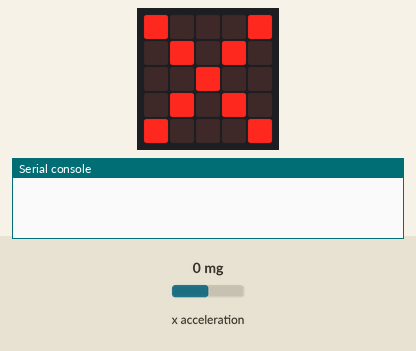
Bench run of a program on a simulated BBC micro:bit (MakeCode). Parts: the board's 5×5 LED display, the last lines printed to the serial console. The inputs (shaded band) are chosen by the test bench; at power-on: x acceleration 0 mg. Random numbers come from a fixed seed; no radio messages arrive unless stated (any console line starting 'radio sent:' is added by the test bench).

Above: at 0.1 s.
At 5.24 s:
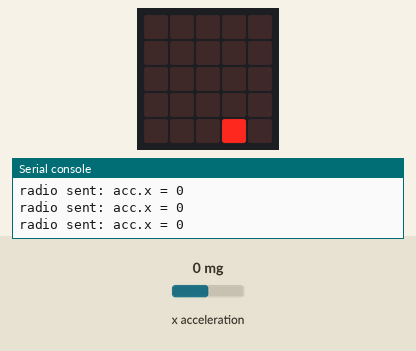
At 9.13 s:
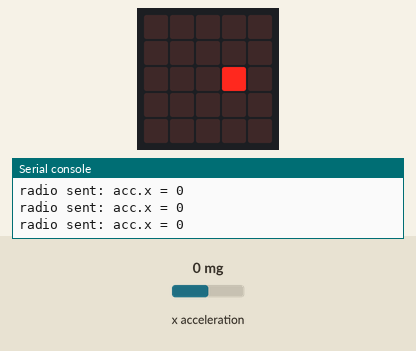
At 19.59 s:
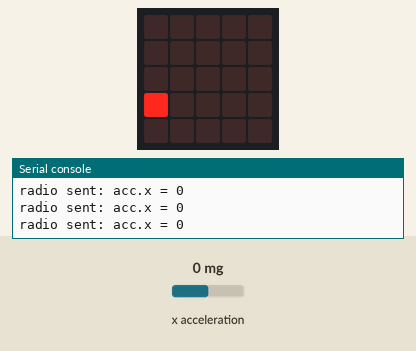
At 26.04 s:
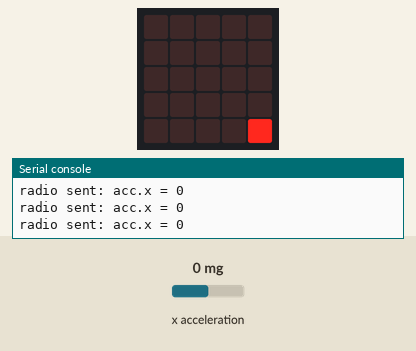
At 39.53 s:
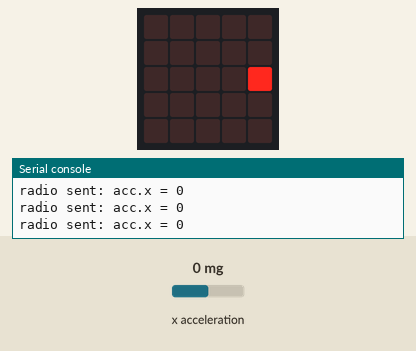

The program:

main.ts
```typescript
radio.setGroup(1)
basic.showIcon(IconNames.No)
basic.pause(1000)
let Sprite = game.createSprite(2, 2)
basic.forever(function () {
    radio.sendValue("acc.x", input.acceleration(Dimension.X))
    Sprite.set(LedSpriteProperty.X, randint(0, 4))
    Sprite.set(LedSpriteProperty.Y, randint(0, 4))
    basic.pause(100)
})
```

test.ts
```typescript
// testene settes inn her; disse vil ikke kompilert så lenge denne pakken blir brukt som en utvidelse.
```
